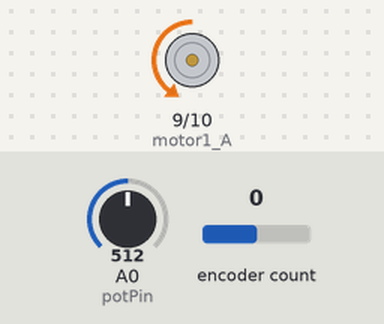
A sketch run on a simulated Arduino Uno, built with avr-gcc and run on an emulated ATmega328P. On the bench: motor-driver pin pairs drawn as motors (green arrow = first pin HIGH = forward, orange = second pin HIGH = backward, longer = more drive). The test bench sets the inputs (shaded band); at power-on: A0 (potPin) = 512, encoder count 0.

Above: at 1.2 s.
1.3 s: A0 (potPin) set to 716
At 2.0 s:
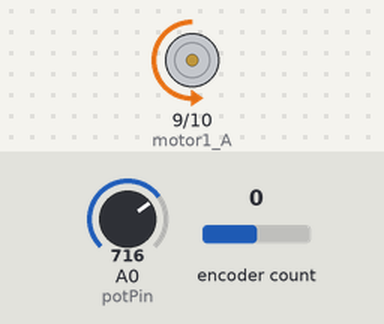
2.8 s: A0 (potPin) set to 1023
At 3.1 s:
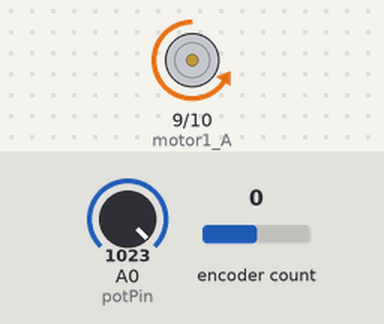
4.3 s: A0 (potPin) set to 306
At 5.5 s:
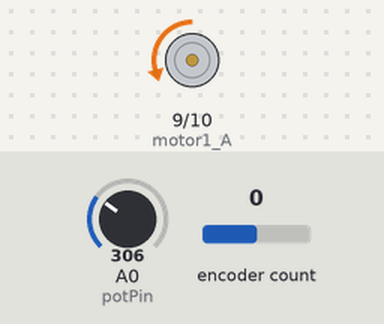
5.8 s: A0 (potPin) set to 0
At 6.6 s:
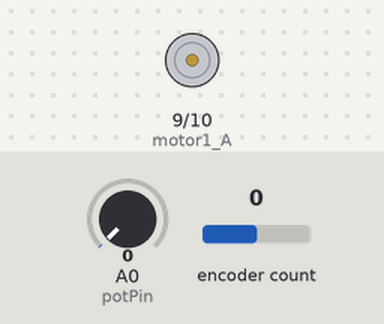
7.3 s: encoder count set to 4
At 7.7 s:
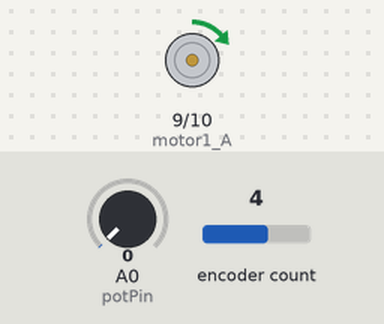
Timing chart, 0 to 9.8 s (numbered marks = the images above; inputs shaded):
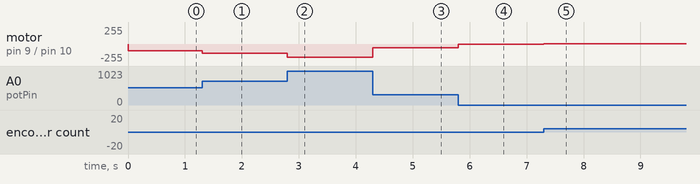

The sketch:

maxon_motor_controller.ino
```cpp
#include <Encoder.h>

/* Read Quadrature Encoder
* Connect Encoder to Pins encoder0PinA, encoder0PinB, and +5V.
*
* Sketch by max wolf / www.meso.net
* v. 0.1 - very basic functions - mw 20061220
*
*/

// Encoder pinout
//----red---2(5V)    1
//----------4        3(GND)
//----------6(A)     5
//----------8(B)     7
//----------10       9

 #define encoder0PinA 2
 #define encoder0PinB 4
 #define motor1_A 9
 #define motor1_B 10
 #define potPin 14
 #define CPT 2000.0
 #define kp .55    // at 13 V power supply to motor driver
 #define kd -.02

 Encoder enc0(encoder0PinA, encoder0PinB);

 int potVal = 0;
 int encVal = 0;
 int turns = 0;
 float fbk_pos = 0.0;
 float fbk_vel = 0.0;
 float fbk_pos_last = 0.0;
 float cmd_pos = 0.0;
 float motor_pwm = 0.0;
 float dt = 0.01;
 long timeNow = 0;
 long timeLast = 0;

 struct CMD_STRUCT{
   byte pos;
   byte vel;
   byte torq;
 };

 void setup() {
   pinMode(potPin, INPUT);
   pinMode(encoder0PinA, INPUT);
   pinMode(encoder0PinB, INPUT);
   pinMode(motor1_A, OUTPUT);
   pinMode(motor1_B, OUTPUT);
//   attachInterrupt(0, readEncoder, CHANGE);  // interrupt 0 = Arduino's pin 2, interrupt 1 = Arduino pin 3
   Serial.begin(115200);
 }


 void loop() {
   potVal = analogRead(potPin);
//   Serial.println(potVal);
   cmd_pos = potVal/1022.0 * 360;

   encVal = enc0.read();
   fbk_pos = encVal/CPT * 360.0;
   if (encVal > CPT) {
     turns += 1;
     enc0.write(0); }
   else if (encVal < -CPT) {
     turns -= 1;
     enc0.write(0);}

   fbk_vel = (fbk_pos - fbk_pos_last)/dt;
   motor_pwm = kp*(fbk_pos - cmd_pos) + kd*(fbk_vel);


//   Serial.print("cmd_pos: ");
//   Serial.print(cmd_pos);
//   Serial.print("        fbk_pos: ");
//   Serial.print(fbk_pos);
//   Serial.print("        pwm: ");
//   Serial.println(motor_pwm);

  fbk_pos_last = fbk_pos;
  timeNow = millis();
  dt = timeNow - timeLast;
  timeLast = timeNow;

  motorDrive(1, motor_pwm);

  delayMicroseconds(700);
 }


 void motorDrive (int motor_channel, int motor_vel) {

  if (motor_channel == 1) {
    if (motor_vel > 0){
      analogWrite(motor1_A, min(abs((int)motor_vel),255));
      analogWrite(motor1_B, LOW); }
    else if (motor_vel < 0) {
      analogWrite(motor1_A, LOW);
      analogWrite(motor1_B, min(abs((int)motor_vel),255)); }
    else {
      analogWrite(motor1_A, LOW);
      analogWrite(motor1_B, LOW); }
  }
 }


 void positionController (int motor_channel) {
  CMD_STRUCT cmd = {0, 0, 0};
//  cmd = (CMD_STRICT){0, 0, 0};


 }
```

Measured:
- after the input at 1.3 s, motor on pin 9 (motor1_A) / pin 10 (motor1_B): backward 99/255 → backward 138/255 at once
- after the input at 2.8 s, motor on pin 9 (motor1_A) / pin 10 (motor1_B): backward 138/255 → backward 198/255 at once
- after the input at 4.3 s, motor on pin 9 (motor1_A) / pin 10 (motor1_B): backward 198/255 → backward 59/255 at once
- after the input at 5.8 s, motor on pin 9 (motor1_A) / pin 10 (motor1_B): backward 59/255 → stopped at once
- after the input at 7.3 s, motor on pin 9 (motor1_A) / pin 10 (motor1_B): stopped → forward 1/255 at once
